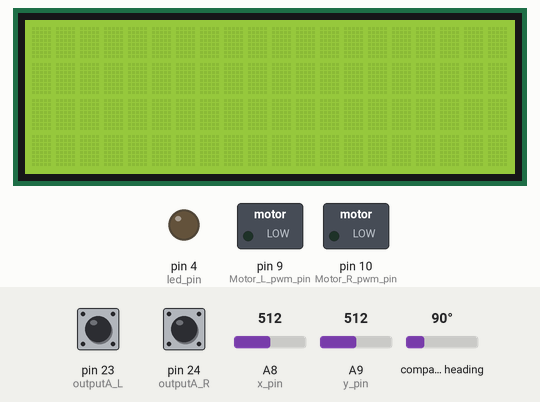
Bench run of a sketch on a simulated Arduino Mega 2560, built with avr-gcc and run on an emulated ATmega2560. On the bench: 20×4 character LCD, switched loads named in the sketch (green lamp = pin HIGH), output pins drawn as LEDs (lit = HIGH). Wiring (inferred from the names in the program): CMPS compass at I2C address 0x60. The test bench sets the inputs (shaded band); at power-on: A8 (x_pin) = 512, A9 (y_pin) = 512, pin 23 (outputA_L) HIGH, pin 24 (outputA_R) HIGH, compass heading 90°. What the sketch prints to the serial monitor is not drawn.

Above: at 1.2 s.
1.3 s: A8 (x_pin) set to 992
2.8 s: A8 (x_pin) set to 1016
At 4.0 s:
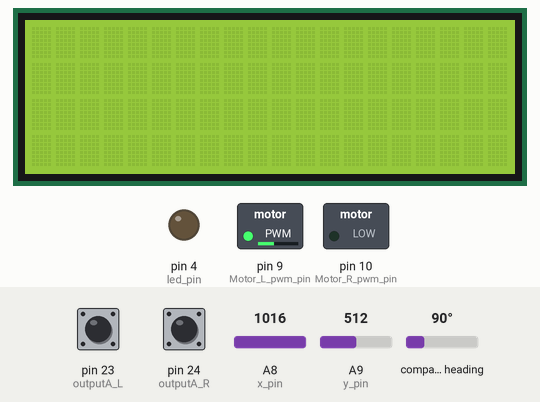
4.3 s: A9 (y_pin) set to 991
5.8 s: A9 (y_pin) set to 1018
At 6.5 s:
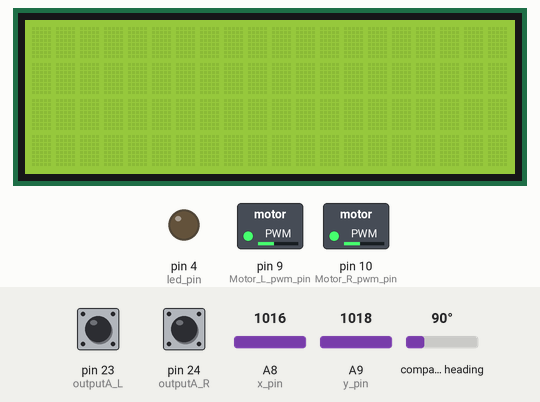
Timing chart, 0 to 8.3 s (numbered marks = the images above; inputs shaded):
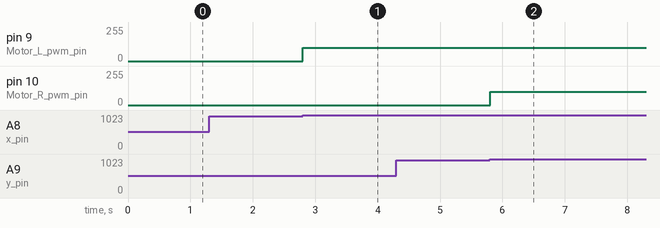

Measured:
- the behaviour switches between 1000 and 1001 on A8 (x_pin) (found by bisection; images 0 and 1)
- the behaviour switches between 1000 and 1001 on A9 (y_pin) (found by bisection; images 1 and 2)
- after the input at 1.3 s, every drawn part: stays the same
- after the input at 2.8 s, pin 9 (Motor_L_pwm_pin): 0/255 → 100/255 at once
- after the input at 4.3 s, every drawn part: stays the same
- after the input at 5.8 s, pin 10 (Motor_R_pwm_pin): 0/255 → 100/255 at once

The sketch:

ex4_measure_rotation_3cm_22.5.ino
```cpp
//**************************Mario Mene*************************************

/*
    LED:ON/OFF
    MOVE:(-50~0)return/(0~50)forward      //distance unit:cm
    TURN:(-180~0)left/(0~180)right        //angular unit:degree
    SPEED:(0-255)
*/
//===============Including and Initializing the LCD library=========================================
#include <LiquidCrystal.h>
const int rs = 37, en = 36, d4 = 35, d5 = 34, d6 = 33, d7 = 32;
LiquidCrystal lcd(rs, en, d4, d5, d6, d7);
#include <Wire.h>

//===============Defined constants========================================
#define Motor_L_dir_pin 7
#define Motor_R_dir_pin 8
#define Motor_L_pwm_pin 9
#define Motor_R_pwm_pin 10
#define led_pin 4

// Rotary Encoder Inputs
//------Right motor
#define outputA_R 24  //CLK to D24
#define outputB_R 2   //DT to D2
//------Left motor
#define outputA_L 23  //CLK to D23
#define outputB_L 3   //DT to D3

#define Motor_forward 0
#define Motor_return 1

//===============Setting constants==============================
const float steps_per_cm = 293 / 30.0;         //distance unit:cm

//===============Setting variables==============================
//>>>>>>>>>>>>>>>>>> variables for joystick >>>>>>>>>>>>>>>>
const int x_pin = A8, y_pin = A9;//horizontal/vertical analog pin for the joystick
int run_speed = 100;

int counter_R = 0;  // amount of right encoder pulses
int counter_L = 0;  // amount of left encoder pulses
int currentStateA_R, currentStateA_L, lastStateA_R, lastStateA_L;

//>>>>>>>>>>>>>>>>>> variables for compass >>>>>>>>>>>>>>>>
#define CMPS14_ADDRESS 0x60  // Address of CMPS14 shifted right one bit for arduino wire library
byte raw;
int initial_dir, current_dir;


void setup() {
  // Set encoder pins as inputs
  pinMode(outputA_R, INPUT);
  pinMode(outputB_R, INPUT);
  pinMode(outputA_L, INPUT);
  pinMode(outputB_L, INPUT);
  pinMode(led_pin, OUTPUT);

  // Read the initial state of outputA
  lastStateA_R = digitalRead(outputA_R);
  lastStateA_L = digitalRead(outputA_L);

  lcd.begin(20, 4);
  // Open serial communications
  Serial.begin(9600);
  while (!Serial) {
    ;  // wait for serial port to connect. Needed for native USB port only
  }
  Serial.println("Write *someCommand:someValue* to the serial monitor.");

}

void TURN(int angular)
{
  if (angular > 0 && current_dir < initial_dir + angular) {  // turn right
    digitalWrite(Motor_L_dir_pin, Motor_forward);
    analogWrite(Motor_L_pwm_pin, run_speed);
  }
  else if (angular < 0 && current_dir > initial_dir + angular) { // turn left
    digitalWrite(Motor_R_dir_pin, Motor_forward);
    analogWrite(Motor_R_pwm_pin, run_speed);
  }
  else {                                                 // stop
    analogWrite(Motor_R_pwm_pin, 0);
    analogWrite(Motor_L_pwm_pin, 0);
  }
}
void MOVE(int distance)
{
  int forward_or_return = distance > 0 ? Motor_forward : Motor_return; // decide the direction to go

  if (counter_R < abs(steps_per_cm * distance)) {                     // run the car to correct direction with correct distance
    digitalWrite(Motor_R_dir_pin, forward_or_return);
    digitalWrite(Motor_L_dir_pin, forward_or_return);
    analogWrite(Motor_L_pwm_pin, run_speed);
    analogWrite(Motor_R_pwm_pin, run_speed);
  }
  else {                                                             // stop
    analogWrite(Motor_R_pwm_pin, 0);
    analogWrite(Motor_L_pwm_pin, 0);
  }
}

void loop() {
  //>>>>>>>>>>>>>>>>>>>>>>>>>>>> Compass >>>>>>>>>>>>>>>>>>>>>>>>>>>>>>>>>>>>>>>>>>>>>>>>>>>>
  Wire.beginTransmission(CMPS14_ADDRESS);  //starts communication with CMPS14
  Wire.write(1);                     //Sends the register 1 from where we wish to start reading heading value
  Wire.endTransmission(false);       // keep connection active

  // Request one byte from the CMPS14
  // this will give us the 8 bit bearing
  delay(1);
  Wire.requestFrom(CMPS14_ADDRESS, 1);

  // Wait for all bytes to come back
  if (Wire.available() >= 1) {
    raw = Wire.read();              // 0~255
  }

  counter_R = counter_L = 0;
  initial_dir =  360.0 * raw / 255.0;

  if (analogRead(y_pin) > 1000) {
    MOVE(3);
  }
  else if (analogRead(y_pin) < 20)  {
    MOVE(-3);
  }
  else if (analogRead(x_pin) > 1000) {
    TURN(22.5);
  }
  else if (analogRead(x_pin) < 20)  {
    TURN(-22.5);
  }
  //===============Updating the encoder steps==========================================================
  counter_update();

  current_dir =  360.0 * raw / 255.0;
}

void counter_update() {
  currentStateA_L = digitalRead(outputA_L);
  if (currentStateA_L != lastStateA_L && currentStateA_L == 1) {
    counter_L++;
  }
  lastStateA_L = currentStateA_L;
  delay(1);

  currentStateA_R = digitalRead(outputA_R);
  if (currentStateA_R != lastStateA_R && currentStateA_R == 1) {
    counter_R++;
  }
  lastStateA_R = currentStateA_R;
  delay(1);
}
```
